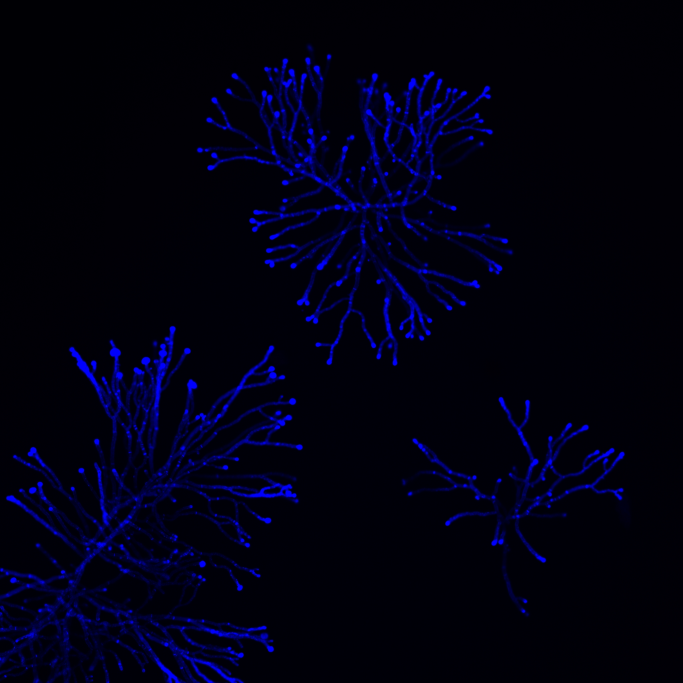
#> input picture data/10_fluorescence_chsC.jpg, 2048 x 2048 px (shown at 1/3 size)
$ jupyter execute cropping.ipynb
#> lines starting #> are read from the running program, lines starting #| are printed output that depends on the picture
[cell 1]
from skimage import io, morphology, color, util, filters, draw
import numpy as np
from PIL import Image

import matplotlib.pyplot as plt
import seaborn as sns
sns.set(style="darkgrid", palette="Set2")

data = "data/"

[cell 2]
img  = io.imread(data + '10_fluorescence_chsC.jpg')
#> img is the input picture: shape (2048, 2048, 3); mean R, G, B 0.4, 0.1, 18.7
img_true  = io.imread(data + '10_brightfield_chsC.jpg')
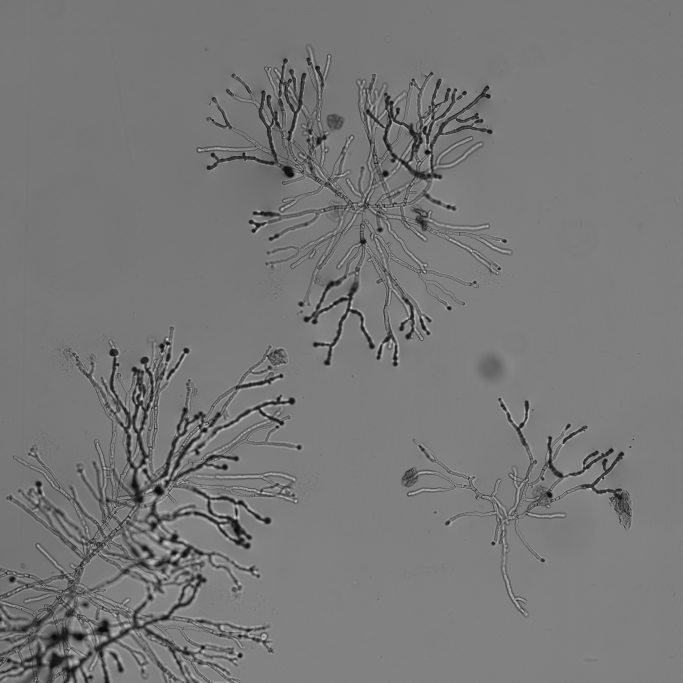
#> input picture data/10_brightfield_chsC.jpg, 2048 x 2048 px (shown at 1/3 size)
#> img_true is the input picture: shape (2048, 2048, 3); min 7, max 230, mean 120

img.shape
#> Out = (2048, 2048, 3)

[cell 3]
io.imshow(img)

[cell 4]
dims = [0,1150,500,1600]
io.imshow(img[dims[0]:dims[1], dims[2]:dims[3]])
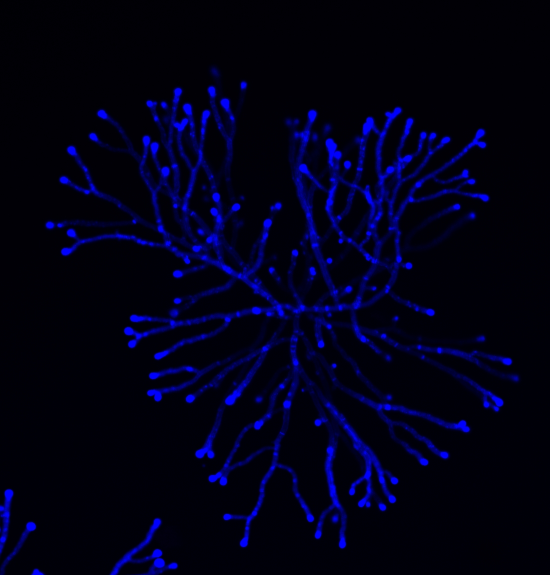
#> shown: shape (1150, 1100, 3) (shown at 1/2 size); mean R, G, B 0.4, 0.1, 23.8

[cell 5]
io.imshow(img_true[dims[0]:dims[1], dims[2]:dims[3]])
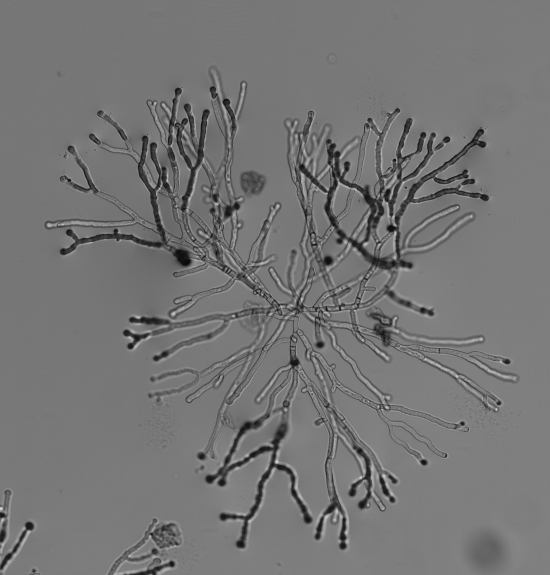
#> shown: shape (1150, 1100, 3) (shown at 1/2 size); min 9, max 227, mean 117.2
